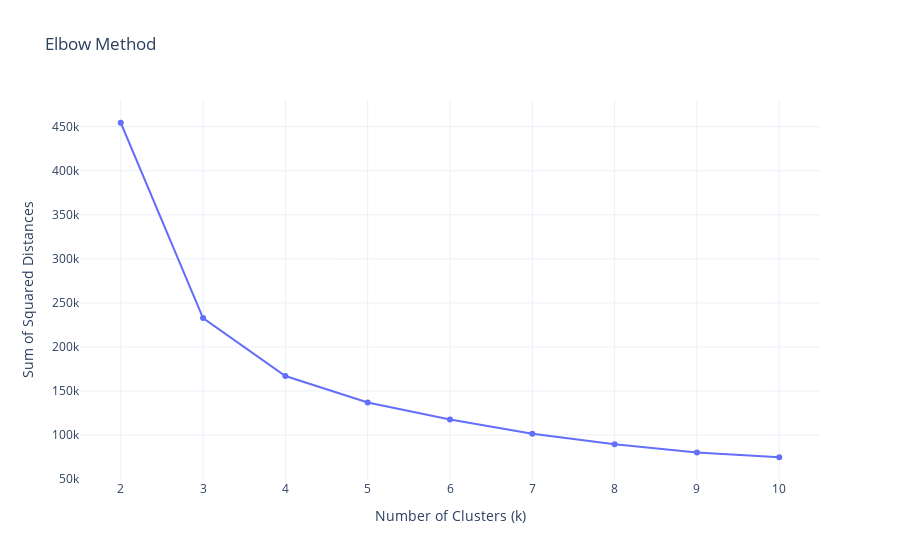

The notebook cell saved with this chart:
### Code cell
elbow_method(df_machine)

### Figure 1 — Plotly figure (JSON) as saved in the notebook; plotly's stock layout.template omitted (floating-point values rounded to 4 significant figures)
{"data": [{"mode": "lines+markers", "type": "scatter", "x": [2, 3, 4, 5, 6, 7, 8, 9, 10], "y": [454500.0, 232800.0, 167100.0, 137000.0, 117800.0, 101600.0, 89530.0, 80360.0, 74850.0]}], "layout": {"showlegend": false, "title": {"text": "Elbow Method"}, "xaxis": {"title": {"text": "Number of Clusters (k)"}}, "yaxis": {"title": {"text": "Sum of Squared Distances"}}}}
